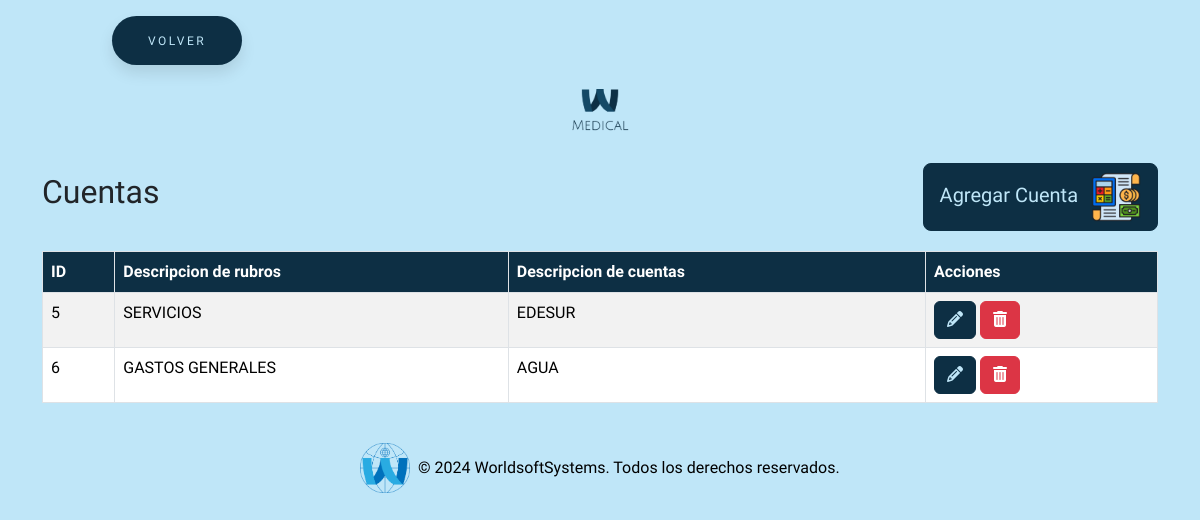
The page /todosAjustes/cuentas/cuentas.php (signed in) on the database as committed earlier.
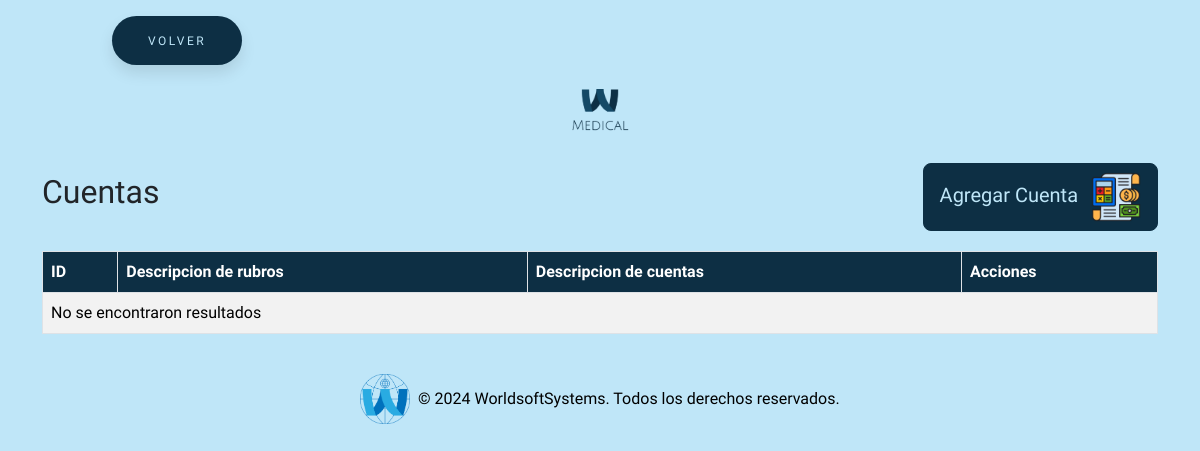
The same page on the database as committed later.
### tables this page shows
CREATE TABLE `cuentas` (
  `id` int(11) NOT NULL,
  `desc_rubro` int(255) NOT NULL,
  `c_cuenta` int(255) NOT NULL,
  `desc_cuenta` varchar(255) NOT NULL
);

CREATE TABLE `rubros` (
  `id` int(11) NOT NULL,
  `descripcion` varchar(255) NOT NULL
);

### todosAjustes/cuentas/cuentas.php (the view, shortened to what this page needs)
<?php
require_once "../../conexion.php";
$sql = "SELECT c.* , r.descripcion FROM cuentas c LEFT JOIN rubros r ON r.id = c.desc_rubro";
$result = $conn->query($sql);
?>
<!DOCTYPE html>
<html lang="en">
<head>
    <link href="https://cdn.jsdelivr.net/npm/bootstrap@5.3.3/dist/css/bootstrap.min.css" rel="stylesheet"
>
    <link rel="stylesheet" href="https://cdnjs.cloudflare.com/ajax/libs/font-awesome/6.5.2/css/all.min.css"
 />
    <link rel="stylesheet" href="../../estilos/styleBotones.css">
    <link rel="stylesheet" href="../../estilos/styleGeneral.css">
</head>
<body>
    <button class="button" style="vertical-align:middle; margin-left:7rem"
        onclick="window.location.href = '../../seccionAjustes/ajustes.php';">
        <span>VOLVER</span>
    </button>
    <div class="text-center my-4">
        <img src="../../img/logo.png" alt="Logo MEDICAL" class="img-fluid" style="max-width: 120px;">
    </div>
    <div class="container">
        <div class="title-container">
            <h2>Cuentas</h2>
            <button type="button" class="btn btn-custom btn-lg" data-bs-toggle="modal"
                data-bs-target="#agregarCuentaModal">
                Agregar Cuenta <img src="../../img/cuentas.png" alt="Icono agregar cuenta"
                    style="width: 50px; height: 50px; margin-left: 8px;">
            </button>
        </div>
        <table class="table table-striped table-bordered">
            <thead class="table-custom">
                <tr>
                    <th>ID</th>
                    <th>Descripcion de rubros</th>
                    <th>Descripcion de cuentas</th>
                    <th>Acciones</th>
                </tr>
            </thead>
            <tbody>
                <?php if ($result->num_rows > 0): ?>
                    <?php while ($row = $result->fetch_assoc()): ?>
                        <tr>
                            <td><?= $row["id"] ?></td>
                            <td><?= $row["descripcion"] ?></td>
                            <td><?= $row["desc_cuenta"] ?></td>
                            <td>
                                <button class="btn btn-custom-editar" onclick='editarCuenta(<?= json_encode($row) ?>)'><i
                                        class="fas fa-pencil-alt"></i></button>
                                <a href="?eliminar=<?= $row['id'] ?>" class="btn btn-danger"
                                    onclick="return confirm('¿Estás seguro de que deseas eliminar esta Cuenta?');"><i
                                        class="fas fa-trash-alt"></i></a>
                            </td>
                        </tr>
                    <?php endwhile; ?>
                <?php else: ?>
                    <tr>
                        <td colspan="4">No se encontraron resultados</td>
                    </tr>
                <?php endif; ?>
            </tbody>
        </table>
    </div>
    <footer class="bg-dark text-white text-center py-4 mt-auto">
        <div class="container">
            <div class="row justify-content-center">
                <div class="col-md-12 footer-logo-text">
                    <img src="../../img/logoWSS.png" alt="Logo" class="img-fluid" style="max-height: 50px;">
                    <p class="mb-0">&copy; 2024 WorldsoftSystems. Todos los derechos reservados.</p>
                </div>
            </div>
        </div>
    </footer>
</body>
</html>

Rows that differ between the two databases and show on the page:
removed cuentas: id "5", desc_rubro.descripcion "SERVICIOS", desc_cuenta "EDESUR"
removed cuentas: id "6", desc_rubro.descripcion "GASTOS GENERALES", desc_cuenta "AGUA"
Other text that changed with them:
text now shown: "No se encontraron resultados"
